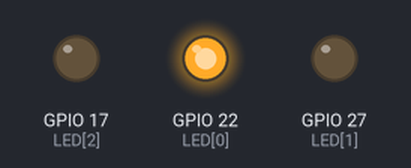
The program below on a simulated Raspberry Pi (BCM pin numbers). Parts: output pins drawn as LEDs (lit = HIGH). What the program prints to the terminal is not drawn.

Above: at 0.1 s.
Timing chart, 0 to 1.6 s (numbered marks = the images above):
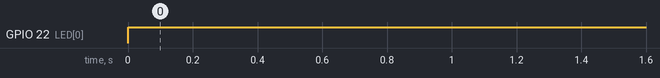

The program:

speicheranzeige.py
```python
# -*- coding: utf-8 -*-
import RPi.GPIO as GPIO
import time
import os

# Freie Speicherplatz in Gb
g1 = 5      # rot
g2 = 10     # rot-gelb
g3 = 15     # gelb
g4 = 20     # gelb-grün
# oberhalb = grün

GPIO.setmode(GPIO.BCM)
LED = [22, 27, 17]

for i in range(3):
    GPIO.setup(LED[i], GPIO.OUT, initial=False)

print("Strg+C beendet das Programm")

try:
    while True:
        s = os.statvfs('/')
        f = s.f_bsize * s.f_bavail / 1024/1024/1024

        if f < g1:
            x = "100"
        elif f < g2:
            x = "110"
        elif f < g3:
            x = "010"
        elif f < g4:
            x = "011"
        else:
            x = "001"

        for i in range(3):
            GPIO.output(LED[i], int(x[i]))
        time.sleep(1.0)

except KeyboardInterrupt:
    GPIO.cleanup()
```

Measured:
- by itself, GPIO 22 (LED[0]): LOW → HIGH at 0.00 s
